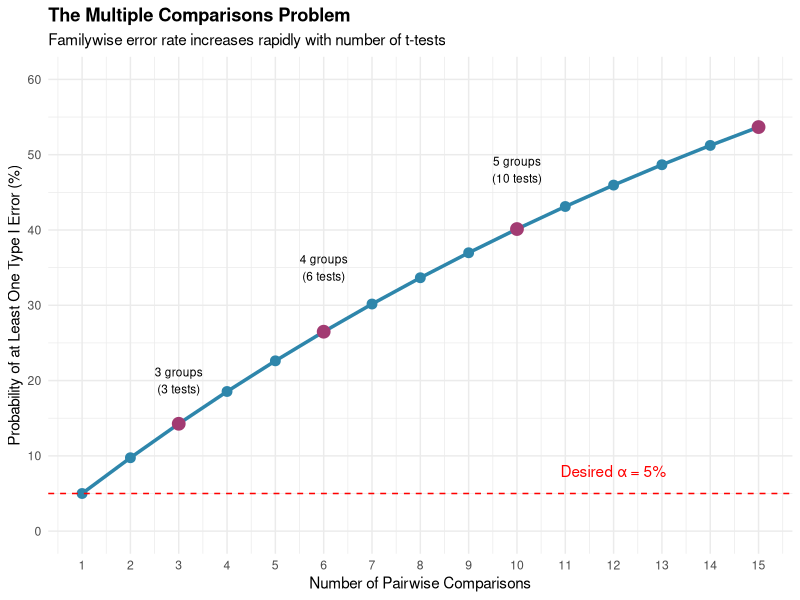
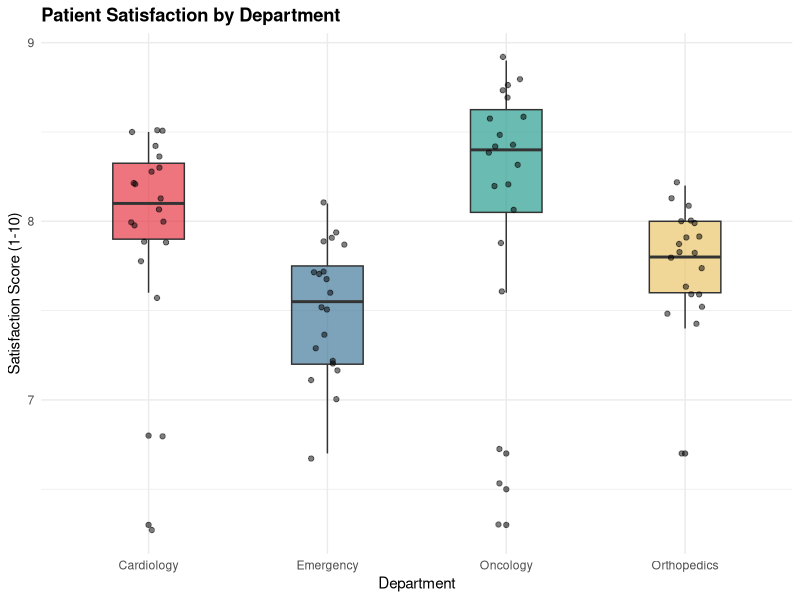
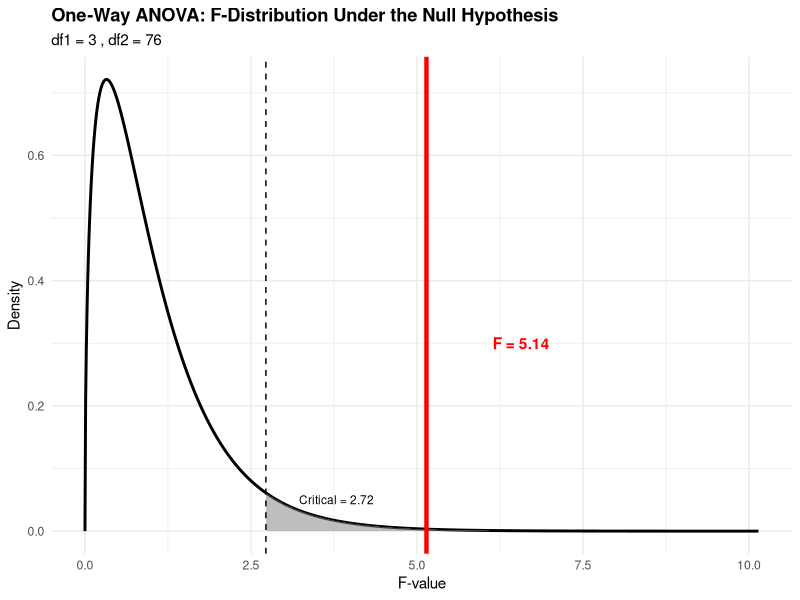
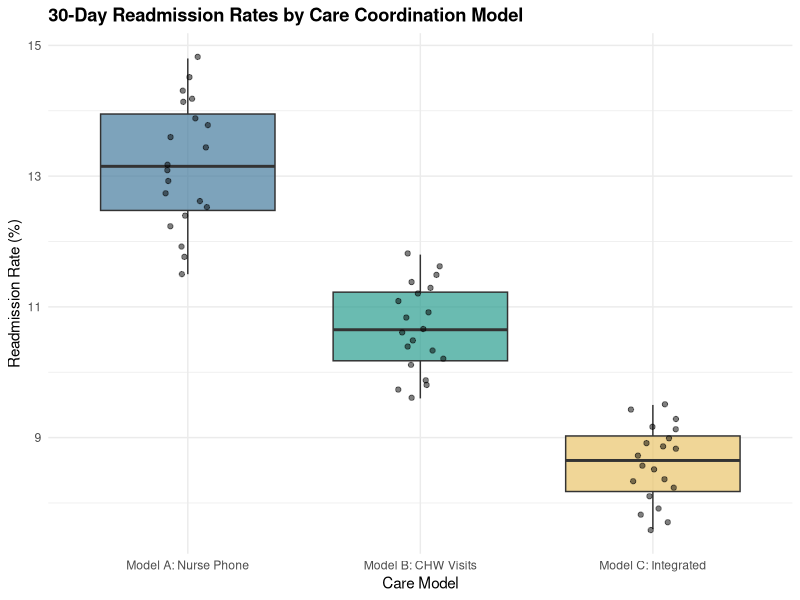
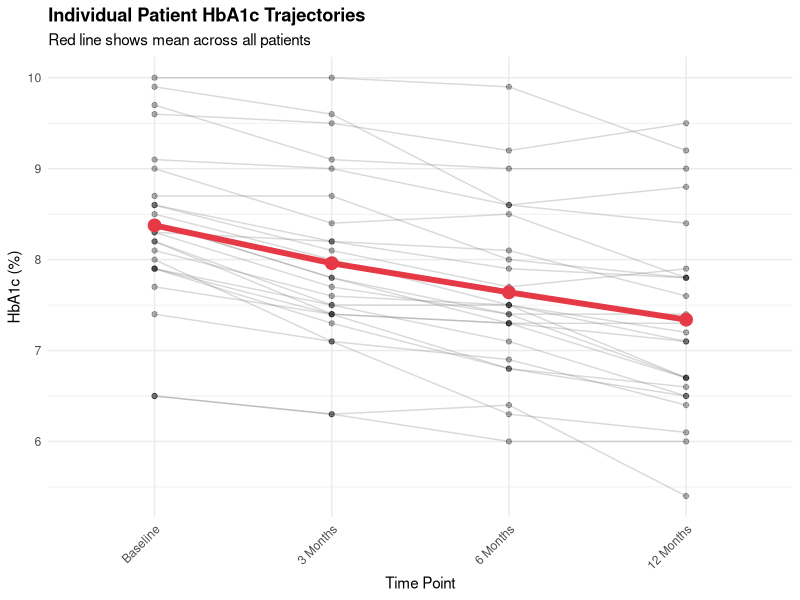

Generate these figures, in order, with R: (Note: this script raises an error after producing the figures.)
## ---- chunk 1
#| label: setup
#| include: false
library(ggplot2)
library(dplyr)
library(tidyr)
library(parameters)
library(emmeans)
library(gridExtra)
set.seed(2026)
## ---- chunk 2
#| label: error-rate-demo
#| echo: false
#| fig-width: 6
#| fig-height: 4

# Calculate familywise error rates
comparisons <- 1:15
error_rates <- 1 - (1 - 0.05)^comparisons

error_df <- data.frame(
  comparisons = comparisons,
  error_rate = error_rates * 100
)

# Create lookup for common group sizes
groups <- c(3, 4, 5, 6)
comps <- choose(groups, 2)
rates <- (1 - (1 - 0.05)^comps) * 100

ggplot(error_df, aes(x = comparisons, y = error_rate)) +
  geom_line(linewidth = 1.2, color = "#2E86AB") +
  geom_point(size = 3, color = "#2E86AB") +
  geom_hline(yintercept = 5, linetype = "dashed", color = "red") +
  annotate("text", x = 12, y = 8, label = "Desired α = 5%", color = "red") +
  annotate("point", x = comps, y = rates, size = 4, color = "#A23B72") +
  annotate("text", x = 3, y = 20, label = "3 groups\n(3 tests)", size = 3) +
  annotate("text", x = 6, y = 35, label = "4 groups\n(6 tests)", size = 3) +
  annotate("text", x = 10, y = 48, label = "5 groups\n(10 tests)", size = 3) +
  scale_x_continuous(breaks = 1:15) +
  scale_y_continuous(breaks = seq(0, 60, 10), limits = c(0, 60)) +
  labs(title = "The Multiple Comparisons Problem",
       subtitle = "Familywise error rate increases rapidly with number of t-tests",
       x = "Number of Pairwise Comparisons",
       y = "Probability of at Least One Type I Error (%)") +
  theme_minimal() +
  theme(plot.title = element_text(face = "bold"))
## ---- chunk 3
#| label: oneway-example1

# Patient satisfaction scores (1-10 scale) for four departments
emergency <- c(7.7, 6.7, 7.9, 7.2, 8.1, 7.5, 7.3, 7.4, 7.0, 7.6,
               7.9, 7.7, 7.7, 7.9, 7.1, 7.5, 7.7, 7.9, 7.2, 7.2)

cardiology <- c(8.1, 8.5, 7.9, 6.3, 8.3, 8.0, 8.4, 8.2, 7.8, 8.5,
                7.6, 8.1, 8.4, 7.9, 8.0, 8.2, 8.0, 8.3, 8.5, 6.8)

orthopedics <- c(7.8, 8.0, 7.5, 7.9, 8.2, 7.6, 7.7, 8.1, 7.4, 7.8,
                 8.0, 7.6, 7.9, 7.5, 7.8, 8.1, 6.7, 7.9, 7.6, 8.0)

oncology <- c(8.4, 8.8, 8.2, 7.6, 8.9, 6.3, 8.7, 6.5, 8.1, 8.6,
              8.8, 8.4, 6.7, 8.2, 8.5, 7.9, 8.3, 8.6, 8.4, 8.7)

# Create data frame
satisfaction_data <- data.frame(
  score = c(emergency, cardiology, orthopedics, oncology),
  department = factor(rep(c("Emergency", "Cardiology", "Orthopedics", "Oncology"),
                          each = 20))
)
## ---- chunk 4
#| echo: false
# Summary statistics
summary_stats <- satisfaction_data %>%
  group_by(department) %>%
  summarise(
    n = n(),
    mean = round(mean(score), 2),
    sd = round(sd(score), 2)
  )

knitr::kable(summary_stats,
             col.names = c("Department", "n", "Mean", "SD"),
             caption = "Summary Statistics by Department")
## ---- chunk 5
#| label: oneway-manual-calc

# Step 1: Calculate group means and overall mean
mean_emergency <- mean(emergency)
mean_cardiology <- mean(cardiology)
mean_orthopedics <- mean(orthopedics)
mean_oncology <- mean(oncology)
grand_mean <- mean(satisfaction_data$score)

# Step 2: Calculate Sum of Squares Between Groups (SSB)
n_per_group <- 20
ssb <- n_per_group * (
  (mean_emergency - grand_mean)^2 +
  (mean_cardiology - grand_mean)^2 +
  (mean_orthopedics - grand_mean)^2 +
  (mean_oncology - grand_mean)^2
)

# Step 3: Calculate Sum of Squares Within Groups (SSW)
ssw <- sum((emergency - mean_emergency)^2) +
       sum((cardiology - mean_cardiology)^2) +
       sum((orthopedics - mean_orthopedics)^2) +
       sum((oncology - mean_oncology)^2)

# Step 4: Calculate degrees of freedom
k <- 4  # number of groups
n_total <- nrow(satisfaction_data)
df_between <- k - 1
df_within <- n_total - k

# Step 5: Calculate Mean Squares
ms_between <- ssb / df_between
ms_within <- ssw / df_within

# Step 6: Calculate F-statistic
f_statistic <- ms_between / ms_within

# Step 7: Calculate p-value
p_value <- 1 - pf(f_statistic, df_between, df_within)
## ---- chunk 6
#| echo: false
cat("Manual ANOVA Calculation:\n")
cat("========================\n\n")
cat("Group Means:\n")
cat("  Emergency:    ", round(mean_emergency, 2), "\n")
cat("  Cardiology:   ", round(mean_cardiology, 2), "\n")
cat("  Orthopedics:  ", round(mean_orthopedics, 2), "\n")
cat("  Oncology:     ", round(mean_oncology, 2), "\n")
cat("  Grand Mean:   ", round(grand_mean, 2), "\n\n")

cat("Sum of Squares:\n")
cat("  Between groups (SSB): ", round(ssb, 2), "\n")
cat("  Within groups (SSW):  ", round(ssw, 2), "\n\n")

cat("Degrees of Freedom:\n")
cat("  Between: ", df_between, "\n")
cat("  Within:  ", df_within, "\n\n")

cat("Mean Squares:\n")
cat("  MS Between: ", round(ms_between, 2), "\n")
cat("  MS Within:  ", round(ms_within, 2), "\n\n")

cat("F-statistic: ", round(f_statistic, 2), "\n")
cat("p-value:     ", format(p_value, scientific = FALSE, digits = 3), "\n")
## ---- chunk 7
#| label: oneway-viz1
#| echo: false
#| fig-width: 6
#| fig-height: 4

# Box plot
p1 <- ggplot(satisfaction_data, aes(x = department, y = score, fill = department)) +
  geom_boxplot(alpha = 0.7, width = 0.4) +
  geom_jitter(width = 0.1, alpha = 0.5, size = 1.5) +
  scale_fill_manual(values = c("#E63946", "#457B9D", "#2A9D8F", "#E9C46A")) +
  labs(title = "Patient Satisfaction by Department",
       x = "Department", y = "Satisfaction Score (1-10)") +
  theme_minimal() +
  theme(legend.position = "none",
        plot.title = element_text(face = "bold"))
p1
## ---- chunk 8
#| label: oneway-fdist
#| echo: false
#| fig-width: 6
#| fig-height: 4

# Run ANOVA to get F-statistic
anova_result <- aov(score ~ department, data = satisfaction_data)
f_stat <- summary(anova_result)[[1]]$`F value`[1]
df1 <- summary(anova_result)[[1]]$Df[1]
df2 <- summary(anova_result)[[1]]$Df[2]

# Create F-distribution plot
x_range <- seq(0, max(f_stat + 5, 10), length.out = 1000)
y_values <- df(x_range, df1, df2)

# Critical value
crit_val <- qf(0.95, df1, df2)

ggplot(data.frame(x = x_range, y = y_values), aes(x, y)) +
  geom_line(linewidth = 1) +
  geom_area(data = subset(data.frame(x = x_range, y = y_values), x >= crit_val),
            aes(x, y), fill = "gray50", alpha = 0.5) +
  geom_vline(xintercept = crit_val, linetype = "dashed") +
  geom_vline(xintercept = f_stat, color = "red", linewidth = 1.5) +
  annotate("text", x = f_stat + 1, y = 0.3,
           label = paste("F =", round(f_stat, 2)),
           color = "red", hjust = 0, fontface = "bold") +
  annotate("text", x = crit_val + 0.5, y = 0.05,
           label = paste("Critical =", round(crit_val, 2)),
           hjust = 0, size = 3) +
  labs(title = "One-Way ANOVA: F-Distribution Under the Null Hypothesis",
       subtitle = paste("df1 =", df1, ", df2 =", df2),
       x = "F-value", y = "Density") +
  theme_minimal() +
  theme(plot.title = element_text(face = "bold"))
## ---- chunk 9
#| label: oneway-test1

# Perform one-way ANOVA
anova_result <- aov(score ~ department, data = satisfaction_data)
summary(anova_result)
## ---- chunk 10
#| label: posthoc-tukey1

# Step 1: Calculate estimated marginal means
emm_dept <- emmeans(anova_result, ~ department)
emm_dept

# Step 2: Perform pairwise comparisons with Tukey adjustment
tukey_pairs <- pairs(emm_dept, adjust = "tukey")
tukey_pairs
## ---- chunk 11
#| echo: false
# Extract significant comparisons for summary table
tukey_summary <- as.data.frame(tukey_pairs)

sig_comparisons <- tukey_summary %>%
  filter(p.value < 0.05) %>%
  mutate(
    estimate = round(estimate, 2),
    p.value = format(p.value, scientific = FALSE, digits = 2)
  ) %>%
  select(contrast, estimate, p.value)

knitr::kable(sig_comparisons,
             col.names = c("Comparison", "Difference", "Adjusted p-value"),
             caption = "Significant Pairwise Differences (p < 0.05)")
## ---- chunk 12
#| label: oneway-example2

# 30-day readmission rates (%) by care coordination model
model_A <- c(12.5, 14.2, 11.8, 13.6, 12.9, 14.8, 11.5, 13.2, 12.7, 14.1,
             13.4, 12.2, 14.5, 11.9, 13.8, 12.4, 14.3, 13.1, 12.6, 13.9)

model_B <- c(10.2, 11.5, 9.8, 10.9, 11.2, 10.5, 9.6, 11.8, 10.3, 11.1,
             10.7, 9.9, 11.4, 10.1, 10.8, 11.6, 9.7, 10.6, 11.3, 10.4)

model_C <- c(8.5, 9.2, 7.8, 8.9, 9.5, 8.2, 7.6, 9.1, 8.6, 8.8,
             9.3, 8.1, 8.7, 7.9, 9.4, 8.3, 7.7, 9.0, 8.4, 8.9)

# Create data frame
readmission_data <- data.frame(
  rate = c(model_A, model_B, model_C),
  model = factor(rep(c("Model A: Nurse Phone", "Model B: CHW Visits",
                       "Model C: Integrated"), each = 20))
)
## ---- chunk 13
#| label: oneway-viz2
#| echo: false
#| fig-width: 6
#| fig-height: 4

ggplot(readmission_data, aes(x = model, y = rate, fill = model)) +
  geom_boxplot(alpha = 0.7) +
  geom_jitter(width = 0.1, alpha = 0.5) +
  scale_fill_manual(values = c("#457B9D", "#2A9D8F", "#E9C46A")) +
  labs(title = "30-Day Readmission Rates by Care Coordination Model",
       x = "Care Model", y = "Readmission Rate (%)") +
  theme_minimal() +
  theme(legend.position = "none",
        plot.title = element_text(face = "bold"))
## ---- chunk 14
#| label: oneway-test2

# Perform ANOVA
anova_readmit <- aov(rate ~ model, data = readmission_data)
summary(anova_readmit)
## ---- chunk 15
#| echo: false
# Extract F-statistic and p-value for interpretation
f_stat_readmit <- summary(anova_readmit)[[1]]$`F value`[1]
p_val_readmit <- summary(anova_readmit)[[1]]$`Pr(>F)`[1]

# Calculate means for interpretation
model_means <- readmission_data %>%
  group_by(model) %>%
  summarise(mean_rate = round(mean(rate), 2))
## ---- chunk 16
#| label: oneway-posthoc2

# Post-hoc test using emmeans
emm_readmit <- emmeans(anova_readmit, ~ model)
tukey_readmit <- pairs(emm_readmit, adjust = "tukey")
tukey_readmit
## ---- chunk 17
#| echo: false
# Create interpretable summary table
tukey_df_readmit <- as.data.frame(tukey_readmit)
tukey_df_readmit <- tukey_df_readmit %>%
  mutate(
    estimate = round(estimate, 2),
    p.value = round(p.value, 4),
    significant = ifelse(p.value < 0.05, "Yes", "No")
  ) %>%
  select(contrast, estimate, p.value, significant)

knitr::kable(tukey_df_readmit,
             col.names = c("Comparison", "Difference (percentage points)", "Adjusted p-value", "Significant?"),
             caption = "Tukey HSD Pairwise Comparisons")
## ---- chunk 18
#| label: repeated-example1

# HbA1c levels (%) for 25 patients at 4 time points
n_patients <- 25

# Generate realistic data showing improvement over time
baseline <- round(rnorm(n_patients, mean = 8.5, sd = 0.8), 1)
month_3 <- round(baseline - rnorm(n_patients, mean = 0.4, sd = 0.3), 1)
month_6 <- round(month_3 - rnorm(n_patients, mean = 0.4, sd = 0.3), 1)
month_12 <- round(month_6 - rnorm(n_patients, mean = 0.3, sd = 0.3), 1)

# Create data frame in long format
diabetes_data <- data.frame(
  patient_id = rep(1:n_patients, 4),
  time = factor(rep(c("Baseline", "3 Months", "6 Months", "12 Months"),
                    each = n_patients),
                levels = c("Baseline", "3 Months", "6 Months", "12 Months")),
  hba1c = c(baseline, month_3, month_6, month_12)
)
diabetes_data$patient_id <- as.factor(diabetes_data$patient_id)
## ---- chunk 19
#| echo: false
# Summary statistics
summary_diabetes <- diabetes_data %>%
  group_by(time) %>%
  summarise(
    n = n(),
    mean = round(mean(hba1c), 2),
    sd = round(sd(hba1c), 2)
  )

knitr::kable(summary_diabetes,
             col.names = c("Time Point", "n", "Mean HbA1c (%)", "SD"),
             caption = "HbA1c Summary Statistics by Time Point")
## ---- chunk 20
#| label: repeated-viz1
#| echo: false
#| fig-width: 6
#| fig-height: 4

# Spaghetti plot showing individual trajectories
p1 <- ggplot(diabetes_data, aes(x = time, y = hba1c, group = patient_id)) +
  geom_line(alpha = 0.3, color = "gray50") +
  geom_point(alpha = 0.3) +
  stat_summary(aes(group = 1), fun = mean, geom = "line",
               linewidth = 2, color = "#E63946") +
  stat_summary(aes(group = 1), fun = mean, geom = "point",
               size = 4, color = "#E63946") +
  labs(title = "Individual Patient HbA1c Trajectories",
       subtitle = "Red line shows mean across all patients",
       x = "Time Point", y = "HbA1c (%)") +
  theme_minimal() +
  theme(plot.title = element_text(face = "bold"),
        axis.text.x = element_text(angle = 45, hjust = 1))
p1
## ---- chunk 21
#| label: repeated-test1

# Repeated-measures ANOVA
# Error(patient_id/time) specifies that time is within subjects
rm_anova <- aov(hba1c ~ time + Error(patient_id/time), data = diabetes_data)
summary(rm_anova)
## ---- chunk 22
#| echo: false
# Calculate mean HbA1c at each time point for interpretation
time_means <- diabetes_data %>%
  group_by(time) %>%
  summarise(mean_hba1c = round(mean(hba1c), 2), .groups = "drop")

# Calculate overall reduction
reduction <- time_means$mean_hba1c[1] - time_means$mean_hba1c[4]
reduction_pct <- round((reduction / time_means$mean_hba1c[1]) * 100, 1)
## ---- chunk 23
#| label: posthoc-repeated1

# Extract estimated marginal means
emm_time <- emmeans(rm_anova, ~ time)
emm_time

# Pairwise comparisons with Tukey adjustment
pairs(emm_time, adjust = "tukey")
## ---- chunk 24
#| label: repeated-example2

# Burnout scores for 20 nurses under 3 shift schedules
n_nurses <- 20

schedule_A <- c(32, 35, 28, 38, 30, 36, 33, 29, 37, 31,
                34, 27, 39, 32, 35, 30, 36, 28, 34, 31)

schedule_B <- c(38, 42, 35, 44, 37, 41, 39, 36, 43, 38,
                40, 34, 45, 39, 42, 37, 43, 35, 41, 38)

schedule_C <- c(25, 28, 22, 30, 24, 29, 26, 23, 31, 25,
                27, 21, 32, 26, 29, 24, 30, 22, 28, 25)

# Create data frame
burnout_data <- data.frame(
  nurse_id = rep(1:n_nurses, 3),
  schedule = factor(rep(c("A: 8-hour", "B: 12-hour", "C: Flexible"),
                        each = n_nurses)),
  burnout = c(schedule_A, schedule_B, schedule_C)
)
## ---- chunk 25
#| label: repeated-viz2
#| echo: false
#| fig-width: 6
#| fig-height: 4

# Spaghetti plot
p1 <- ggplot(burnout_data, aes(x = schedule, y = burnout, group = nurse_id)) +
  geom_line(alpha = 0.3, color = "gray50") +
  geom_point(alpha = 0.5) +
  stat_summary(aes(group = 1), fun = mean, geom = "line",
               linewidth = 2, color = "#E63946") +
  stat_summary(aes(group = 1), fun = mean, geom = "point",
               size = 4, color = "#E63946") +
  labs(title = "Individual Nurse Burnout Scores",
       x = "Shift Schedule", y = "Burnout Score (MBI)") +
  theme_minimal() +
  theme(plot.title = element_text(face = "bold"))
p1
## ---- chunk 26
#| label: repeated-test2

# Repeated-measures ANOVA
rm_anova_burnout <- aov(burnout ~ schedule + Error(nurse_id/schedule),
                        data = burnout_data)
summary(rm_anova_burnout)

# Post-hoc tests
emm_schedule <- emmeans(rm_anova_burnout, ~ schedule)
pairs(emm_schedule, adjust = "tukey")
